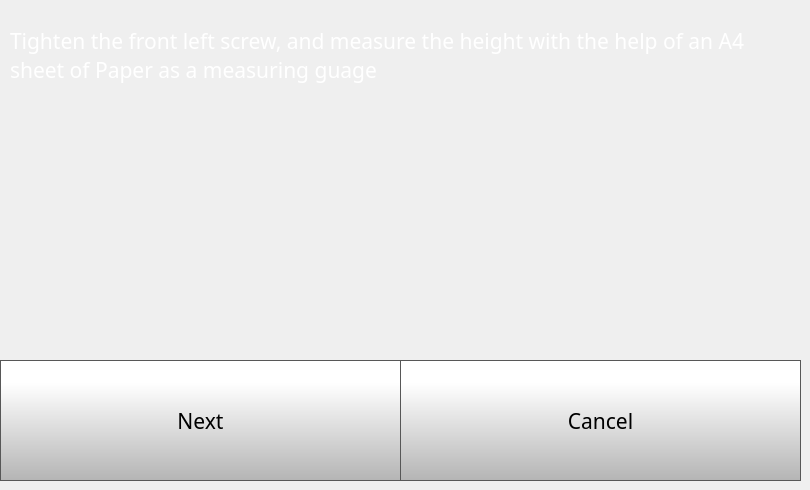
   <widget class="QWidget" name="quickStep2Page">
    <widget class="QPushButton" name="quickStep2CancelButton">
     <property name="geometry">
      <rect>
       <x>400</x>
       <y>360</y>
       <width>401</width>
       <height>121</height>
      </rect>
     </property>
     <property name="font">
      <font>
       <family>Gotham</family>
       <pointsize>16</pointsize>
      </font>
     </property>
     <property name="styleSheet">
      <string notr="true">QPushButton {
     border: 1px solid rgb(87, 87, 87);
	background-color: qlineargradient(spread:pad, x1:0, y1:1, x2:0, y2:0.188, stop:0 rgba(180, 180, 180, 255), stop:1 rgba(255, 255, 255, 255));


}

QPushButton:pressed {
    background-color: qlineargradient(x1: 0, y1: 0, x2: 0, y2: 1,
                                      stop: 0 #dadbde, stop: 1 #f6f7fa);
}

QPushButton:flat {
    border: none; /* no border for a flat push button */
}

QPushButton:default {
    border-color: navy; /* make the default button prominent */
}

QPushButton:focus {
	outline: none;
}</string>
     </property>
     <property name="text">
      <string>Cancel</string>
     </property>
     <property name="iconSize">
      <size>
       <width>40</width>
       <height>40</height>
      </size>
     </property>
    </widget>
    <widget class="QLabel" name="calibrateLabel_7">
     <property name="geometry">
      <rect>
       <x>10</x>
       <y>10</y>
       <width>781</width>
       <height>91</height>
      </rect>
     </property>
     <property name="font">
      <font>
       <family>Gotham</family>
       <pointsize>16</pointsize>
       <weight>50</weight>
       <bold>false</bold>
      </font>
     </property>
     <property name="styleSheet">
      <string notr="true">color: rgb(255, 255, 255);</string>
     </property>
     <property name="text">
      <string>Tighten the front left screw, and measure the height with the help of an A4 sheet of Paper as a measuring guage</string>
     </property>
     <property name="wordWrap">
      <bool>true</bool>
     </property>
    </widget>
    <widget class="QPushButton" name="quickStep2NextButton">
     <property name="geometry">
      <rect>
       <x>0</x>
       <y>360</y>
       <width>401</width>
       <height>121</height>
      </rect>
     </property>
     <property name="font">
      <font>
       <family>Gotham</family>
       <pointsize>16</pointsize>
      </font>
     </property>
     <property name="styleSheet">
      <string notr="true">QPushButton {
     border: 1px solid rgb(87, 87, 87);
	background-color: qlineargradient(spread:pad, x1:0, y1:1, x2:0, y2:0.188, stop:0 rgba(180, 180, 180, 255), stop:1 rgba(255, 255, 255, 255));


}

QPushButton:pressed {
    background-color: qlineargradient(x1: 0, y1: 0, x2: 0, y2: 1,
                                      stop: 0 #dadbde, stop: 1 #f6f7fa);
}

QPushButton:flat {
    border: none; /* no border for a flat push button */
}

QPushButton:default {
    border-color: navy; /* make the default button prominent */
}

QPushButton:focus {
	outline: none;
}</string>
     </property>
     <property name="text">
      <string>Next</string>
     </property>
     <property name="iconSize">
      <size>
       <width>40</width>
       <height>40</height>
      </size>
     </property>
    </widget>
    <widget class="QLabel" name="CalibrationPoint1">
     <property name="geometry">
      <rect>
       <x>10</x>
       <y>110</y>
       <width>781</width>
       <height>241</height>
      </rect>
     </property>
     <property name="text">
      <string/>
     </property>
     <property name="alignment">
      <set>Qt::AlignCenter</set>
     </property>
    </widget>
   </widget>
